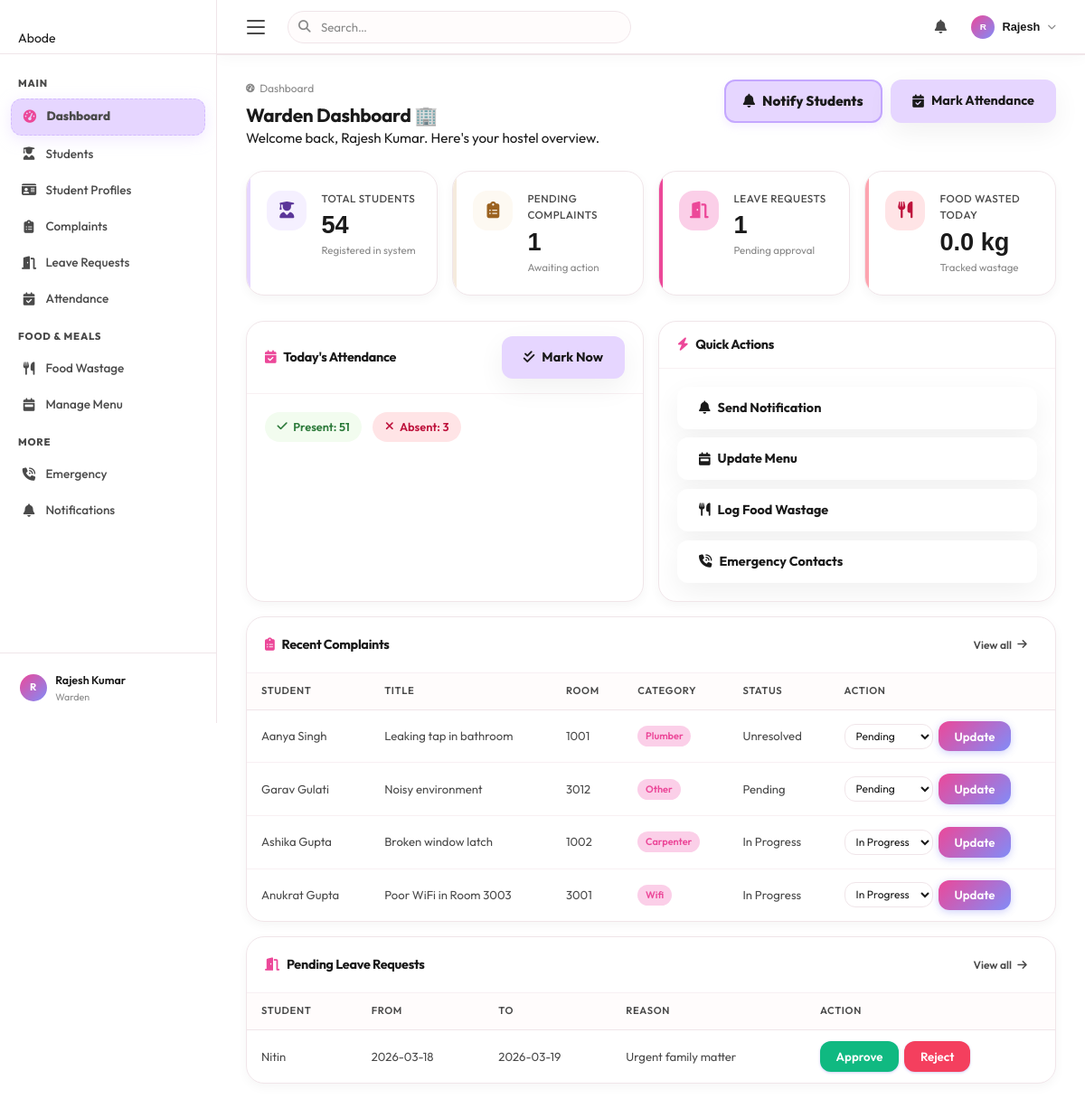
/warden/dashboard (signed in), run on the app's committed database.
### tables this page shows
CREATE TABLE complaints (
            id INTEGER PRIMARY KEY AUTOINCREMENT,
            student_id INTEGER NOT NULL,
            title TEXT NOT NULL,
            description TEXT NOT NULL,
            category TEXT DEFAULT 'other',
            status TEXT DEFAULT 'pending',
            assigned_worker INTEGER DEFAULT NULL,
            created_at TIMESTAMP DEFAULT CURRENT_TIMESTAMP,
            updated_at TIMESTAMP DEFAULT CURRENT_TIMESTAMP,
            FOREIGN KEY (student_id) REFERENCES users(id) ON DELETE CASCADE,
            FOREIGN KEY (assigned_worker) REFERENCES workers(id) ON DELETE SET NULL
        );

CREATE TABLE users (
            id INTEGER PRIMARY KEY AUTOINCREMENT,
            username TEXT UNIQUE NOT NULL,
            password TEXT NOT NULL,
            full_name TEXT NOT NULL,
            email TEXT UNIQUE NOT NULL,
            role TEXT CHECK(role IN ('student','warden')) NOT NULL,
            created_at TIMESTAMP DEFAULT CURRENT_TIMESTAMP
        , onboarding_complete INTEGER DEFAULT 0);

CREATE TABLE students (
            id INTEGER PRIMARY KEY AUTOINCREMENT,
            user_id INTEGER UNIQUE NOT NULL,
            roll_number TEXT UNIQUE,
            course TEXT,
            year INTEGER DEFAULT 1,
            room_number TEXT,
            phone TEXT,
            parent_name TEXT,
            parent_phone TEXT,
            address TEXT, allergies TEXT DEFAULT 'None',
            FOREIGN KEY (user_id) REFERENCES users(id) ON DELETE CASCADE
        );

CREATE TABLE leave_pass (
            id INTEGER PRIMARY KEY AUTOINCREMENT,
            student_id INTEGER NOT NULL,
            from_date TEXT NOT NULL,
            to_date TEXT NOT NULL,
            reason TEXT NOT NULL,
            destination TEXT,
            status TEXT DEFAULT 'pending',
            approved_by INTEGER DEFAULT NULL,
            approved_at TIMESTAMP,
            warden_remarks TEXT,
            created_at TIMESTAMP DEFAULT CURRENT_TIMESTAMP,
            FOREIGN KEY (student_id) REFERENCES users(id) ON DELETE CASCADE,
            FOREIGN KEY (approved_by) REFERENCES users(id) ON DELETE SET NULL
        );

### routes/warden.py (the view)
@bp.route('/dashboard')
@warden_required
def dashboard():
    cursor = get_cursor()
    cursor.execute("SELECT COUNT(*) AS cnt FROM students")
    total_students = cursor.fetchone()['cnt']
    cursor.execute("SELECT COUNT(*) AS cnt FROM complaints WHERE status = 'pending'")
    pending_complaints = cursor.fetchone()['cnt']
    cursor.execute("SELECT COUNT(*) AS cnt FROM leave_pass WHERE status = 'pending'")
    pending_leaves = cursor.fetchone()['cnt']
    cursor.execute("""
        SELECT COALESCE(SUM(quantity_kg), 0) AS total FROM food_wastage WHERE date = date('now')
    """)
    food_today = cursor.fetchone()['total'] or 0
    cursor.execute("""
        SELECT
            COALESCE(SUM(CASE WHEN status='present' THEN 1 ELSE 0 END), 0) AS present_count,
            COALESCE(SUM(CASE WHEN status='absent' THEN 1 ELSE 0 END), 0) AS absent_count
        FROM attendance WHERE date = date('now')
    """)
    attendance_today = cursor.fetchone()
    cursor.execute("""
        SELECT c.id, u.full_name, s.room_number, c.title, c.category, c.status, c.created_at
        FROM complaints c
        JOIN users u ON c.student_id = u.id
        LEFT JOIN students s ON u.id = s.user_id
        WHERE c.status != 'resolved'
        ORDER BY CASE WHEN c.status IN ('pending', 'unresolved') THEN 1 WHEN c.status = 'in_progress' THEN 2 ELSE 3 END,
                 c.created_at DESC LIMIT 10
    """)
    complaints = cursor.fetchall()
    cursor.execute("""
        SELECT lp.id, u.full_name, lp.from_date, lp.to_date, lp.reason, lp.status
        FROM leave_pass lp JOIN users u ON lp.student_id = u.id
        WHERE lp.status = 'pending' ORDER BY lp.created_at ASC LIMIT 10
    """)
    leaves = cursor.fetchall()
    return render_template('warden_dashboard.html',
        total_students=total_students, pending_complaints=pending_complaints,
        pending_leaves=pending_leaves, food_today=food_today,
        attendance_today=attendance_today, complaints=complaints, leaves=leaves)

### app.py (called while the page is built)
@app.context_processor
def inject_unread_count():
    if 'user_id' in session:
        from services.db import get_cursor
        uid = session['user_id']
        try:
            cursor = get_cursor()
            cursor.execute("""
                SELECT COUNT(*) AS cnt FROM notifications
                WHERE (user_id = ? OR user_id IS NULL) AND is_read = 0
            """, (uid,))
            result = cursor.fetchone()
            return {'unread_count': result['cnt'] if result else 0}
        except Exception:
            return {'unread_count': 0}
    return {'unread_count': 0}

### routes/warden.py (called while the page is built)
def warden_required(f):
    @wraps(f)
    def decorated(*args, **kwargs):
        if 'user_id' not in session or session.get('role') != 'warden':
            flash('Please log in as a warden.', 'warning')
            return redirect(url_for('auth.login', role='warden'))
        return f(*args, **kwargs)
    return decorated

### services/db.py (called while the page is built)
def get_db():
    if 'db' not in g:
        g.db = sqlite3.connect(Config.DB_PATH)
        g.db.row_factory = sqlite3.Row   # Access columns by name like a dict
        g.db.execute("PRAGMA foreign_keys = ON")
    return g.db

def get_cursor(dictionary=True):
    db = get_db()
    return db.cursor()

### templates/warden_dashboard.html (shortened to what this page needs)
{% extends "base.html" %}
{% block content %}
<div class="page-header fade-in">
    <div class="page-header-left">
        <div class="breadcrumb"><i class="fas fa-gauge-high"></i> Dashboard</div>
        <h1>Warden Dashboard 🏢</h1>
        <p>Welcome back, {{ session.full_name }}. Here's your hostel overview.</p>
    </div>
    <div class="page-header-right">
        <a href="{{ url_for('notification.send') }}"     class="abode-btn abode-btn-outline"><i class="fas fa-bell"></i> Notify Students</a>
        <a href="{{ url_for('attendance.view') }}"       class="abode-btn abode-btn-primary"><i class="fas fa-calendar-check"></i> Mark Attendance</a>
    </div>
</div>
<div class="stats-grid">
    <div class="stat-card blue fade-in fade-in-1">
        <div class="stat-icon-wrap"><i class="fas fa-user-graduate"></i></div>
        <div class="stat-body">
            <div class="stat-label">Total Students</div>
            <div class="stat-value" data-count="{{ total_students }}">{{ total_students }}</div>
            <div class="stat-sub">Registered in system</div>
        </div>
    </div>
    <div class="stat-card orange fade-in fade-in-2">
        <div class="stat-icon-wrap"><i class="fas fa-clipboard-list"></i></div>
        <div class="stat-body">
            <div class="stat-label">Pending Complaints</div>
            <div class="stat-value" data-count="{{ pending_complaints }}">{{ pending_complaints }}</div>
            <div class="stat-sub">Awaiting action</div>
        </div>
    </div>
    <div class="stat-card purple fade-in fade-in-3">
        <div class="stat-icon-wrap"><i class="fas fa-door-open"></i></div>
        <div class="stat-body">
            <div class="stat-label">Leave Requests</div>
            <div class="stat-value" data-count="{{ pending_leaves }}">{{ pending_leaves }}</div>
            <div class="stat-sub">Pending approval</div>
        </div>
    </div>
    <div class="stat-card red fade-in fade-in-4">
        <div class="stat-icon-wrap"><i class="fas fa-utensils"></i></div>
        <div class="stat-body">
            <div class="stat-label">Food Wasted Today</div>
            <div class="stat-value" data-count="{{ '%.1f'|format(food_today) }}" data-suffix=" kg">{{ "%.1f"|format(food_today) }}<small style="font-size:.9rem;font-weight:500;"> kg</small></div>
            <div class="stat-sub">Tracked wastage</div>
        </div>
    </div>
</div>
<div class="dash-grid">
    <div class="card fade-in fade-in-1">
        <div class="card-header">
            <h3><i class="fas fa-calendar-check"></i> Today's Attendance</h3>
            <a href="{{ url_for('attendance.view') }}" class="abode-btn abode-btn-primary"><i class="fas fa-check-double"></i> Mark Now</a>
        </div>
        <div class="card-body">
            <div class="mini-stats">
                <div class="mini-stat green"><i class="fas fa-check"></i> Present: {{ attendance_today.present_count or 0 }}</div>
                <div class="mini-stat red"><i class="fas fa-xmark"></i> Absent: {{ attendance_today.absent_count or 0 }}</div>
            </div>
        </div>
    </div>
    <div class="card fade-in fade-in-2">
        <div class="card-header">
            <h3><i class="fas fa-bolt"></i> Quick Actions</h3>
        </div>
        <div class="card-body" style="display:flex;flex-direction:column;gap:.6rem;">
            <a href="{{ url_for('notification.send') }}" class="abode-btn abode-btn-outline" style="width:100%"><i class="fas fa-bell"></i> Send Notification</a>
            <a href="{{ url_for('menu.edit_menu') }}" class="abode-btn abode-btn-outline" style="width:100%">
                <i class="fas fa-calendar-week"></i> Update Menu
            </a>
            <a href="{{ url_for('food.view') }}" class="abode-btn abode-btn-outline" style="width:100%"><i class="fas fa-utensils"></i> Log Food Wastage</a>
            <a href="{{ url_for('emergency.view_contacts') }}" class="abode-btn abode-btn-outline" style="width:100%"><i class="fas fa-phone-volume"></i> Emergency Contacts</a>
        </div>
    </div>
    <div class="card wide fade-in fade-in-3">
        <div class="card-header">
            <h3><i class="fas fa-clipboard-list"></i> Recent Complaints</h3>
            <a href="{{ url_for('complaint.list_complaints') }}" class="btn btn-ghost btn-sm">View all <i class="fas fa-arrow-right"></i></a>
        </div>
        {% if complaints %}
        <div class="table-wrapper">
            <table class="data-table">
                <thead><tr><th>Student</th><th>Title</th><th>Room</th><th>Category</th><th>Status</th><th>Action</th></tr></thead>
                <tbody>
                {% for c in complaints %}
                <tr>
                    <td>{{ c.full_name }}</td>
                    <td>{{ c.title }}</td>
                    <td>{{ c.room_number }}</td>
                    <td><span class="tag">{{ c.category }}</span></td>
                    <td>
                        <span class="badge-status {{ 'green' if c.status == 'resolved' else 'yellow' if c.status == 'in_progress' else 'red' }}">
                            {{ c.status|replace('_',' ')|title }}
                        </span>
                    </td>
                    <td>
                        <form method="POST" action="{{ url_for('complaint.update_status', complaint_id=c.id) }}" class="inline-form">
                            <select name="status" class="select-sm">
                                <option value="pending"     {{ 'selected' if c.status == 'pending' }}>Pending</option>
                                <option value="in_progress" {{ 'selected' if c.status == 'in_progress' }}>In Progress</option>
                            </select>
                            <button type="submit" class="btn btn-primary btn-sm">Update</button>
                        </form>
                    </td>
                </tr>
                {% endfor %}
                </tbody>
            </table>
        </div>
        {% else %}
        <div class="empty-state"><i class="fas fa-clipboard-check"></i><p>No complaints — everything looks great!</p></div>
        {% endif %}
    </div>
    <div class="card wide fade-in fade-in-4">
        <div class="card-header">
            <h3><i class="fas fa-door-open"></i> Pending Leave Requests</h3>
            <a href="{{ url_for('leave.list_leaves') }}" class="btn btn-ghost btn-sm">View all <i class="fas fa-arrow-right"></i></a>
        </div>
        {% if leaves %}
        <div class="table-wrapper">
            <table class="data-table">
                <thead><tr><th>Student</th><th>From</th><th>To</th><th>Reason</th><th>Action</th></tr></thead>
                <tbody>
                {% for l in leaves %}
                <tr>
                    <td>{{ l.full_name }}</td>
                    <td>{{ l.from_date }}</td>
                    <td>{{ l.to_date }}</td>
                    <td>{{ l.reason }}</td>
                    <td>
                        <form method="POST" action="{{ url_for('leave.action', leave_id=l.id) }}" class="inline-form">
                            <button type="submit" name="decision" value="approved" class="btn btn-green btn-sm">Approve</button>
                            <button type="submit" name="decision" value="rejected" class="btn btn-red btn-sm">Reject</button>
                        </form>
                    </td>
                </tr>
                {% endfor %}
                </tbody>
            </table>
        </div>
        {% else %}
        <div class="empty-state"><i class="fas fa-plane-departure"></i><p>No pending leave requests.</p></div>
        {% endif %}
    </div>
</div>
{% endblock %}

### static/css/abode-animations.css (style rules this page uses)
:root { --abode-bg: #FFFFFF; --abode-text: #1A1A1A; --abode-text-muted: #888888; --abode-border: none; --abode-shadow: 0 10px 30px rgba(0,0,0,0.06); --abode-shadow-active: 0 4px 15px rgba(0,0,0,0.08); }
body { font-family: 'Outfit', sans-serif; background-color: var(--abode-bg); color: var(--abode-text); -webkit-font-smoothing: antialiased; }
h1, h2, h3, h4 { font-family: 'Outfit', sans-serif; font-weight: 800; letter-spacing: -0.02em; }
.abode-btn { display: inline-flex; align-items: center; gap: 0.5rem; padding: 0.75rem 1.5rem; border-radius: 12px; border: var(--abode-border); font-weight: 700; font-size: 0.9rem; transition: all 0.15s; box-shadow: var(--abode-shadow); text-decoration: none; cursor: pointer; background: white; color: var(--abode-text); }
.abode-btn-primary { background: var(--abode-lavender); }
.abode-btn-outline { background: white; }

### data on the page
complaints: full_name "Aanya Singh", title "Leaking tap in bathroom", room_number "1001", category "Plumber", status "Unresolved"
complaints: full_name "Garav Gulati", title "Noisy environment", room_number "3012", category "Other", status "Pending"
complaints: full_name "Ashika Gupta", title "Broken window latch", room_number "1002", category "Carpenter", status "In Progress"
complaints: full_name "Anukrat Gupta", title "Poor WiFi in Room 3003", room_number "3001", category "Wifi", status "In Progress"
leave_pass: full_name "Nitin", from_date "2026-03-18", to_date "2026-03-19", reason "Urgent family matter"

### other printed values
{{ (session.full_name or 'U')[:1].upper() }} "R"
{{ session.full_name }} "Rajesh Kumar"
{{ session.role }} "Warden"
{{ (session.full_name or '').split()[0] }} "Rajesh"
{{ total_students }} "54"
{{ pending_complaints }} "1"
{{ pending_leaves }} "1"
{{ attendance_today.present_count or 0 }} "51"
{{ attendance_today.absent_count or 0 }} "3"
